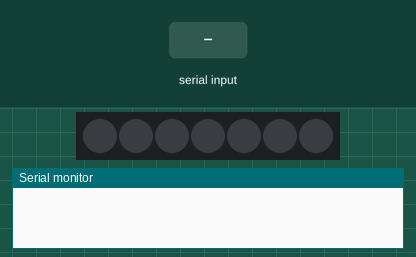
This sketch was run on a simulated Arduino Uno, built with avr-gcc and run on an emulated ATmega328P. Shown: 7 RGB LEDs in strip order, left to right, the last lines printed to the serial monitor. The test bench sets the inputs (shaded band).

Above: at 1.2 s.
1.3 s: "90,45\n" received over Serial
At 1.8 s:
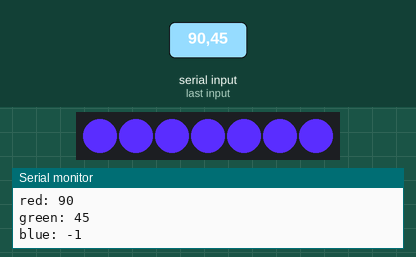
2.8 s: "30,150\n" received over Serial
At 4.0 s:
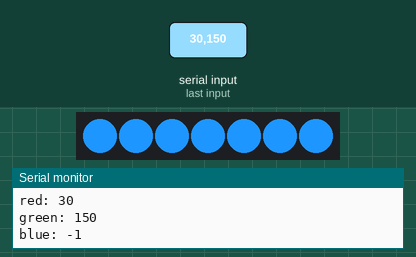
4.3 s: "5\n" received over Serial
At 5.4 s:
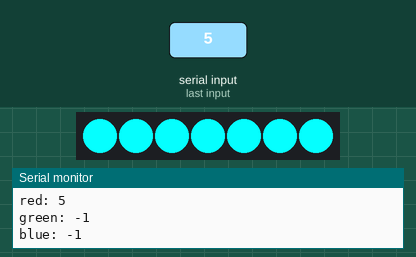
5.8 s: "200\n" received over Serial
At 6.6 s:
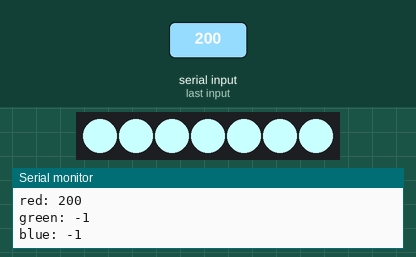
Timing chart, 0 to 8.3 s (numbered marks = the images above; inputs shaded):
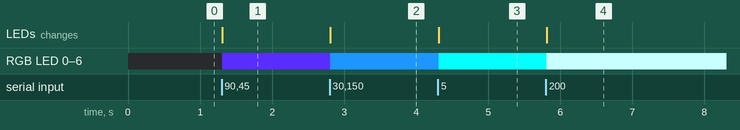

The sketch:

colorwheel.ino
```cpp
#include "Adafruit_NeoPixel.h"

String serialAction = "";
String inputString = "";

//TODO: Multiple medallions
int lightPin = 8;
Adafruit_NeoPixel medallion = Adafruit_NeoPixel(7, lightPin, NEO_GRB + NEO_KHZ800);

void setup() {
    Serial.begin(9600); // For debugging

    medallion.begin();
    medallion.show();

    pinMode(8, OUTPUT);

}

void displayMedallion(uint32_t color) {
    for (int i = 0; i < 7; i++) {
        medallion.setPixelColor(i, color);
    }
    medallion.show();
}

void loop() {

    if (Serial.available() > 0) {
        inputString = Serial.readStringUntil('\n');
        int red = getValueFromString(inputString, ',', 0);
        int green = getValueFromString(inputString, ',', 1);
        int blue = getValueFromString(inputString, ',', 2);
        Serial.print("red: ");
        Serial.println(red);

        Serial.print("green: ");
        Serial.println(green);

        Serial.print("blue: ");
        Serial.println(blue);
        displayMedallion(medallion.Color(red, green, blue));
    }

    delay(100);
}

int getValueFromString(String data, char separator, int index)
{
    int found = 0;
    int strIndex[] = { 0, -1 };
    int maxIndex = data.length()-1;
    for(int i=0; i<=maxIndex && found<=index; i++){
        if(data.charAt(i)==separator || i==maxIndex){
            found++;
            strIndex[0] = strIndex[1]+1;
            strIndex[1] = (i == maxIndex) ? i+1 : i;
        }
    }
    return found > index ? data.substring(strIndex[0], strIndex[1]).toInt() : -1;
}
```

Measured:
- after the input at 1.3 s, RGB LED 0–6: off → RGB(90, 45, 255) at once; the LEDs: change at once (image 1)
- after the input at 2.8 s, RGB LED 0–6: RGB(90, 45, 255) → RGB(30, 150, 255) at once; the LEDs: change at once (image 2)
- after the input at 4.3 s, RGB LED 0–6: RGB(30, 150, 255) → RGB(5, 255, 255) at once; the LEDs: change at once (image 3)
- after the input at 5.8 s, RGB LED 0–6: RGB(5, 255, 255) → RGB(200, 255, 255) at once; the LEDs: change at once (image 4)
